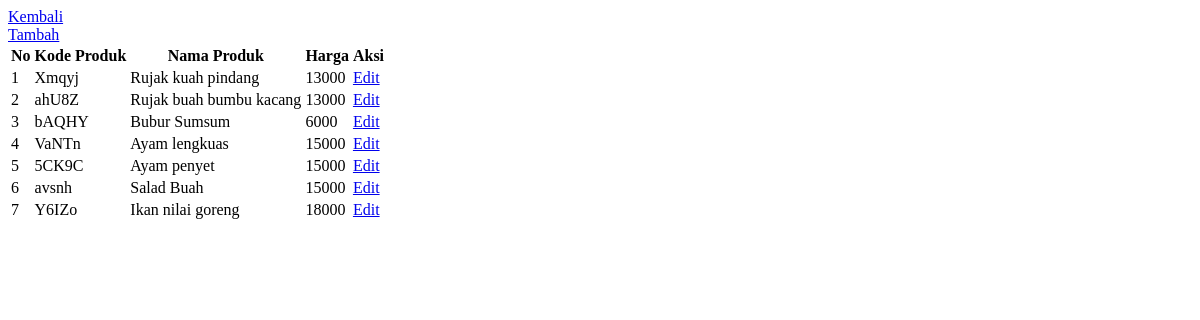
/kasir/products/, run on the app's committed database.
### kasir/models.py (models this page shows)
class Product(models.Model):
    code = models.CharField(max_length=5, unique=True)
    name = models.CharField(max_length=50)
    slug = models.CharField(max_length=100, unique=True)
    price = models.BigIntegerField()
    status = models.BooleanField(default=True)

### kasir/views.py (the view)
# urls.py: path('kasir/products/', views.get_products, name='products'),
def get_products(request):
    data = Product.objects.all()
    context = {
        'data': data
    }
    return render(request, 'kasir/product.html', context=context)

### kasir/templates/kasir/product.html
{% extends 'base.html' %}
{% block content %}
<div class="bg-base-200">
  <a href="{% url 'kasir:index' %}">Kembali</a>
  <section class="container px-4 mx-auto">
    <div class="flex flex-col">
      <div class="-mx-4 -my-2 overflow-x-auto sm:-mx-6 lg:-mx-8">
        <div class="inline-block min-w-full py-2 align-middle md:px-6 lg:px-8">
          <a href="{% url 'kasir:products.create' %}" class="btn btn-primary">Tambah</a>
          <div class="overflow-hidden border border-gray-200 dark:border-gray-700 md:rounded-lg">
            <table class="min-w-full divide-y divide-gray-200 dark:divide-gray-700">
              <thead class="bg-gray-50 dark:bg-gray-800">
                <tr>
                  <th scope="col"
                    class="px-4 py-3.5 text-sm font-normal text-left rtl:text-right text-gray-500 dark:text-gray-400">
                    No
                  </th>
                  <th scope="col"
                    class="px-4 py-3.5 text-sm font-normal text-left rtl:text-right text-gray-500 dark:text-gray-400">
                    Kode Produk
                  </th>
                  <th scope="col"
                    class="px-4 py-3.5 text-sm font-normal text-left rtl:text-right text-gray-500 dark:text-gray-400">
                    Nama Produk
                  </th>
                  <th scope="col"
                    class="px-4 py-3.5 text-sm font-normal text-left rtl:text-right text-gray-500 dark:text-gray-400">
                    Harga
                  </th>
                  <th scope="col" class="relative py-3.5 px-4">
                    <span class="sr-only">Aksi</span>
                  </th>
                </tr>
              </thead>
              <tbody class="bg-white divide-y divide-gray-200 dark:divide-gray-700 dark:bg-gray-900">
                {% for item in data %}
                <tr>
                  <td class="px-4 py-4 text-sm font-medium text-gray-700 dark:text-gray-200 whitespace-nowrap">
                    <div class="inline-flex items-center gap-x-3">
                      <span>{{ forloop.counter }}</span>
                    </div>
                  </td>
                  <td class="px-4 py-4 text-sm font-medium text-gray-700 dark:text-gray-200 whitespace-nowrap">
                    <div class="inline-flex items-center gap-x-3">
                      <span>{{ item.code }}</span>
                    </div>
                  </td>
                  <td class="px-4 py-4 text-sm font-medium text-gray-700 dark:text-gray-200 whitespace-nowrap">
                    <div class="inline-flex items-center gap-x-3">
                      <span>{{ item.name }}</span>
                    </div>
                  </td>
                  <td class="px-4 py-4 text-sm font-medium text-gray-700 dark:text-gray-200 whitespace-nowrap">
                    <div class="inline-flex items-center gap-x-3">
                      <span>{{ item.price }}</span>
                    </div>
                  </td>
                  <td class="px-4 py-4 text-sm font-medium text-gray-700 dark:text-gray-200 whitespace-nowrap">
                    <div class="inline-flex items-center gap-x-3">
                      <a href="{% url 'kasir:products.edit' product_id=item.id %}">Edit</a>
                    </div>
                  </td>
                  </tr>
                {% endfor %}
                </tbody>
            </table>
          </div>
        </div>
      </div>
    </div>
  </section>
</div>
{% endblock %}

### pih/templates/base.html (shortened to what this page needs)
<!DOCTYPE html>
<html lang="en">
<head>
  <link rel="stylesheet" href="https://cdn.jsdelivr.net/npm/bootstrap-icons@1.11.3/font/bootstrap-icons.min.css">
</head>
<body>
  <div>
    <div>
      <div>
        <div class="">
          <div class="antialiased bg-gray-100 dark-mode:bg-gray-900">
            <div class="w-full text-gray-700 bg-white dark-mode:text-gray-200 dark-mode:bg-gray-800">
              <div x-data="{ open: true }"
                class="flex flex-col max-w-screen-xl px-4 mx-auto md:items-center md:justify-between md:flex-row md:px-6 lg:px-8">
                {% block content %} {% endblock %}
              </div>
            </div>
          </div>
        </div>
      </div>
    </div>
  </div>
</body>
</html>

### data on the page
Product: code "Xmqyj", name "Rujak kuah pindang", price "13000"
Product: code "ahU8Z", name "Rujak buah bumbu kacang", price "13000"
Product: code "bAQHY", name "Bubur Sumsum", price "6000"
Product: code "VaNTn", name "Ayam lengkuas", price "15000"
Product: code "5CK9C", name "Ayam penyet", price "15000"
Product: code "avsnh", name "Salad Buah", price "15000"
Product: code "Y6IZo", name "Ikan nilai goreng", price "18000"
